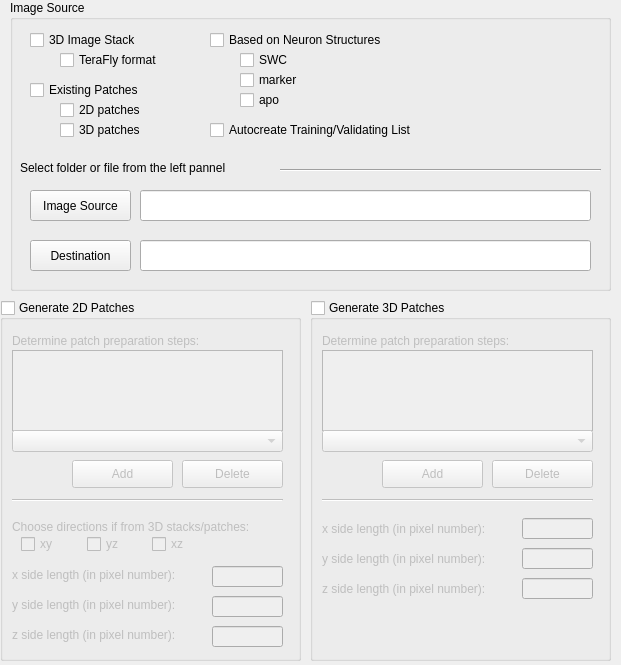
         <widget class="QWidget" name="page">
          <property name="geometry">
           <rect>
            <x>0</x>
            <y>0</y>
            <width>621</width>
            <height>665</height>
           </rect>
          </property>
          <attribute name="label">
           <string>Training/Validating Images Preparation</string>
          </attribute>
          <widget class="QGroupBox" name="groupBox_5">
           <property name="geometry">
            <rect>
             <x>10</x>
             <y>0</y>
             <width>601</width>
             <height>291</height>
            </rect>
           </property>
           <property name="sizePolicy">
            <sizepolicy hsizetype="Preferred" vsizetype="Minimum">
             <horstretch>0</horstretch>
             <verstretch>0</verstretch>
            </sizepolicy>
           </property>
           <property name="title">
            <string>Image Source</string>
           </property>
           <widget class="QCheckBox" name="checkBox_5">
            <property name="geometry">
             <rect>
              <x>50</x>
              <y>120</y>
              <width>101</width>
              <height>20</height>
             </rect>
            </property>
            <property name="font">
             <font>
              <weight>50</weight>
              <bold>false</bold>
             </font>
            </property>
            <property name="text">
             <string>3D patches</string>
            </property>
           </widget>
           <widget class="QCheckBox" name="checkBox_12">
            <property name="geometry">
             <rect>
              <x>230</x>
              <y>70</y>
              <width>111</width>
              <height>20</height>
             </rect>
            </property>
            <property name="font">
             <font>
              <weight>50</weight>
              <bold>false</bold>
             </font>
            </property>
            <property name="text">
             <string>marker</string>
            </property>
           </widget>
           <widget class="QCheckBox" name="checkBox_2">
            <property name="geometry">
             <rect>
              <x>20</x>
              <y>30</y>
              <width>161</width>
              <height>20</height>
             </rect>
            </property>
            <property name="font">
             <font>
              <weight>50</weight>
              <bold>false</bold>
             </font>
            </property>
            <property name="text">
             <string>3D Image Stack</string>
            </property>
           </widget>
           <widget class="QCheckBox" name="checkBox_14">
            <property name="geometry">
             <rect>
              <x>200</x>
              <y>120</y>
              <width>251</width>
              <height>20</height>
             </rect>
            </property>
            <property name="font">
             <font>
              <weight>50</weight>
              <bold>false</bold>
             </font>
            </property>
            <property name="text">
             <string>Autocreate Training/Validating List</string>
            </property>
           </widget>
           <widget class="QCheckBox" name="checkBox_3">
            <property name="geometry">
             <rect>
              <x>20</x>
              <y>80</y>
              <width>161</width>
              <height>20</height>
             </rect>
            </property>
            <property name="font">
             <font>
              <weight>50</weight>
              <bold>false</bold>
             </font>
            </property>
            <property name="text">
             <string>Existing Patches</string>
            </property>
           </widget>
           <widget class="QCheckBox" name="checkBox_4">
            <property name="geometry">
             <rect>
              <x>50</x>
              <y>50</y>
              <width>121</width>
              <height>20</height>
             </rect>
            </property>
            <property name="font">
             <font>
              <weight>50</weight>
              <bold>false</bold>
             </font>
            </property>
            <property name="text">
             <string>TeraFly format</string>
            </property>
           </widget>
           <widget class="QCheckBox" name="checkBox_11">
            <property name="geometry">
             <rect>
              <x>230</x>
              <y>50</y>
              <width>61</width>
              <height>20</height>
             </rect>
            </property>
            <property name="font">
             <font>
              <weight>50</weight>
              <bold>false</bold>
             </font>
            </property>
            <property name="text">
             <string>SWC</string>
            </property>
           </widget>
           <widget class="QCheckBox" name="checkBox_6">
            <property name="geometry">
             <rect>
              <x>50</x>
              <y>100</y>
              <width>101</width>
              <height>20</height>
             </rect>
            </property>
            <property name="font">
             <font>
              <weight>50</weight>
              <bold>false</bold>
             </font>
            </property>
            <property name="text">
             <string>2D patches</string>
            </property>
           </widget>
           <widget class="QCheckBox" name="checkBox_10">
            <property name="geometry">
             <rect>
              <x>200</x>
              <y>30</y>
              <width>211</width>
              <height>20</height>
             </rect>
            </property>
            <property name="font">
             <font>
              <weight>50</weight>
              <bold>false</bold>
             </font>
            </property>
            <property name="text">
             <string>Based on Neuron Structures</string>
            </property>
           </widget>
           <widget class="QCheckBox" name="checkBox_13">
            <property name="geometry">
             <rect>
              <x>230</x>
              <y>90</y>
              <width>61</width>
              <height>20</height>
             </rect>
            </property>
            <property name="font">
             <font>
              <weight>50</weight>
              <bold>false</bold>
             </font>
            </property>
            <property name="text">
             <string>apo</string>
            </property>
           </widget>
           <widget class="QLabel" name="label">
            <property name="geometry">
             <rect>
              <x>10</x>
              <y>160</y>
              <width>251</width>
              <height>16</height>
             </rect>
            </property>
            <property name="text">
             <string>Select folder or file from the left pannel</string>
            </property>
           </widget>
           <widget class="Line" name="line">
            <property name="geometry">
             <rect>
              <x>270</x>
              <y>160</y>
              <width>321</width>
              <height>20</height>
             </rect>
            </property>
            <property name="font">
             <font>
              <strikeout>false</strikeout>
             </font>
            </property>
            <property name="orientation">
             <enum>Qt::Horizontal</enum>
            </property>
           </widget>
           <widget class="QLineEdit" name="lineEdit_8">
            <property name="geometry">
             <rect>
              <x>130</x>
              <y>240</y>
              <width>451</width>
              <height>31</height>
             </rect>
            </property>
            <property name="font">
             <font>
              <weight>50</weight>
              <bold>false</bold>
             </font>
            </property>
           </widget>
           <widget class="QPushButton" name="pushButton_2">
            <property name="enabled">
             <bool>true</bool>
            </property>
            <property name="geometry">
             <rect>
              <x>20</x>
              <y>190</y>
              <width>101</width>
              <height>31</height>
             </rect>
            </property>
            <property name="font">
             <font>
              <weight>50</weight>
              <bold>false</bold>
             </font>
            </property>
            <property name="text">
             <string>Image Source</string>
            </property>
           </widget>
           <widget class="QPushButton" name="pushButton_3">
            <property name="enabled">
             <bool>true</bool>
            </property>
            <property name="geometry">
             <rect>
              <x>20</x>
              <y>240</y>
              <width>101</width>
              <height>31</height>
             </rect>
            </property>
            <property name="font">
             <font>
              <weight>50</weight>
              <bold>false</bold>
             </font>
            </property>
            <property name="text">
             <string>Destination</string>
            </property>
           </widget>
           <widget class="QLineEdit" name="lineEdit_7">
            <property name="geometry">
             <rect>
              <x>130</x>
              <y>190</y>
              <width>451</width>
              <height>31</height>
             </rect>
            </property>
            <property name="font">
             <font>
              <weight>50</weight>
              <bold>false</bold>
             </font>
            </property>
           </widget>
          </widget>
          <widget class="QGroupBox" name="groupBox_3">
           <property name="geometry">
            <rect>
             <x>310</x>
             <y>300</y>
             <width>301</width>
             <height>361</height>
            </rect>
           </property>
           <property name="title">
            <string>Generate 3D Patches</string>
           </property>
           <property name="checkable">
            <bool>true</bool>
           </property>
           <property name="checked">
            <bool>false</bool>
           </property>
           <widget class="QWidget" name="widget_7" native="true">
            <property name="enabled">
             <bool>true</bool>
            </property>
            <property name="geometry">
             <rect>
              <x>12</x>
              <y>30</y>
              <width>277</width>
              <height>171</height>
             </rect>
            </property>
            <widget class="QLabel" name="label_5">
             <property name="enabled">
              <bool>true</bool>
             </property>
             <property name="geometry">
              <rect>
               <x>0</x>
               <y>0</y>
               <width>231</width>
               <height>21</height>
              </rect>
             </property>
             <property name="font">
              <font>
               <weight>50</weight>
               <bold>false</bold>
              </font>
             </property>
             <property name="text">
              <string>Determine patch preparation steps:</string>
             </property>
            </widget>
            <widget class="QListView" name="listView_2">
             <property name="enabled">
              <bool>true</bool>
             </property>
             <property name="geometry">
              <rect>
               <x>0</x>
               <y>20</y>
               <width>271</width>
               <height>81</height>
              </rect>
             </property>
             <property name="dragDropMode">
              <enum>QAbstractItemView::InternalMove</enum>
             </property>
             <property name="defaultDropAction">
              <enum>Qt::MoveAction</enum>
             </property>
             <property name="selectionBehavior">
              <enum>QAbstractItemView::SelectItems</enum>
             </property>
            </widget>
            <widget class="QComboBox" name="comboBox_2">
             <property name="enabled">
              <bool>true</bool>
             </property>
             <property name="geometry">
              <rect>
               <x>0</x>
               <y>100</y>
               <width>271</width>
               <height>22</height>
              </rect>
             </property>
             <property name="font">
              <font>
               <weight>50</weight>
               <bold>false</bold>
              </font>
             </property>
            </widget>
            <widget class="QPushButton" name="pushButton_6">
             <property name="enabled">
              <bool>true</bool>
             </property>
             <property name="geometry">
              <rect>
               <x>170</x>
               <y>130</y>
               <width>101</width>
               <height>28</height>
              </rect>
             </property>
             <property name="font">
              <font>
               <weight>50</weight>
               <bold>false</bold>
              </font>
             </property>
             <property name="text">
              <string>Delete</string>
             </property>
            </widget>
            <widget class="QPushButton" name="pushButton_4">
             <property name="enabled">
              <bool>true</bool>
             </property>
             <property name="geometry">
              <rect>
               <x>60</x>
               <y>130</y>
               <width>101</width>
               <height>28</height>
              </rect>
             </property>
             <property name="font">
              <font>
               <weight>50</weight>
               <bold>false</bold>
              </font>
             </property>
             <property name="text">
              <string>Add</string>
             </property>
            </widget>
            <widget class="Line" name="line_3">
             <property name="geometry">
              <rect>
               <x>0</x>
               <y>160</y>
               <width>271</width>
               <height>20</height>
              </rect>
             </property>
             <property name="font">
              <font>
               <strikeout>false</strikeout>
              </font>
             </property>
             <property name="orientation">
              <enum>Qt::Horizontal</enum>
             </property>
            </widget>
           </widget>
           <widget class="QWidget" name="widget_8" native="true">
            <property name="enabled">
             <bool>true</bool>
            </property>
            <property name="geometry">
             <rect>
              <x>12</x>
              <y>208</y>
              <width>277</width>
              <height>111</height>
             </rect>
            </property>
            <widget class="QLineEdit" name="lineEdit_14">
             <property name="enabled">
              <bool>true</bool>
             </property>
             <property name="geometry">
              <rect>
               <x>200</x>
               <y>70</y>
               <width>71</width>
               <height>21</height>
              </rect>
             </property>
             <property name="font">
              <font>
               <weight>50</weight>
               <bold>false</bold>
              </font>
             </property>
            </widget>
            <widget class="QLabel" name="label_9">
             <property name="enabled">
              <bool>true</bool>
             </property>
             <property name="geometry">
              <rect>
               <x>0</x>
               <y>40</y>
               <width>201</width>
               <height>21</height>
              </rect>
             </property>
             <property name="font">
              <font>
               <weight>50</weight>
               <bold>false</bold>
              </font>
             </property>
             <property name="text">
              <string>y side length (in pixel number):</string>
             </property>
            </widget>
            <widget class="QLabel" name="label_6">
             <property name="enabled">
              <bool>true</bool>
             </property>
             <property name="geometry">
              <rect>
               <x>0</x>
               <y>10</y>
               <width>201</width>
               <height>21</height>
              </rect>
             </property>
             <property name="font">
              <font>
               <weight>50</weight>
               <bold>false</bold>
              </font>
             </property>
             <property name="text">
              <string>x side length (in pixel number):</string>
             </property>
            </widget>
            <widget class="QLabel" name="label_10">
             <property name="enabled">
              <bool>true</bool>
             </property>
             <property name="geometry">
              <rect>
               <x>0</x>
               <y>70</y>
               <width>201</width>
               <height>21</height>
              </rect>
             </property>
             <property name="font">
              <font>
               <weight>50</weight>
               <bold>false</bold>
              </font>
             </property>
             <property name="text">
              <string>z side length (in pixel number):</string>
             </property>
            </widget>
            <widget class="QLineEdit" name="lineEdit_12">
             <property name="enabled">
              <bool>true</bool>
             </property>
             <property name="geometry">
              <rect>
               <x>200</x>
               <y>40</y>
               <width>71</width>
               <height>21</height>
              </rect>
             </property>
             <property name="font">
              <font>
               <weight>50</weight>
               <bold>false</bold>
              </font>
             </property>
            </widget>
            <widget class="QLineEdit" name="lineEdit_13">
             <property name="enabled">
              <bool>true</bool>
             </property>
             <property name="geometry">
              <rect>
               <x>200</x>
               <y>10</y>
               <width>71</width>
               <height>21</height>
              </rect>
             </property>
             <property name="font">
              <font>
               <weight>50</weight>
               <bold>false</bold>
              </font>
             </property>
            </widget>
           </widget>
          </widget>
          <widget class="QGroupBox" name="groupBox_4">
           <property name="geometry">
            <rect>
             <x>0</x>
             <y>300</y>
             <width>301</width>
             <height>361</height>
            </rect>
           </property>
           <property name="title">
            <string>Generate 2D Patches</string>
           </property>
           <property name="checkable">
            <bool>true</bool>
           </property>
           <property name="checked">
            <bool>false</bool>
           </property>
           <widget class="QWidget" name="widget_5" native="true">
            <property name="enabled">
             <bool>true</bool>
            </property>
            <property name="geometry">
             <rect>
              <x>12</x>
              <y>30</y>
              <width>277</width>
              <height>176</height>
             </rect>
            </property>
            <widget class="QLabel" name="label_2">
             <property name="enabled">
              <bool>true</bool>
             </property>
             <property name="geometry">
              <rect>
               <x>0</x>
               <y>0</y>
               <width>231</width>
               <height>21</height>
              </rect>
             </property>
             <property name="font">
              <font>
               <weight>50</weight>
               <bold>false</bold>
              </font>
             </property>
             <property name="text">
              <string>Determine patch preparation steps:</string>
             </property>
            </widget>
            <widget class="QListView" name="listView">
             <property name="enabled">
              <bool>true</bool>
             </property>
             <property name="geometry">
              <rect>
               <x>0</x>
               <y>20</y>
               <width>271</width>
               <height>81</height>
              </rect>
             </property>
             <property name="dragDropMode">
              <enum>QAbstractItemView::InternalMove</enum>
             </property>
             <property name="defaultDropAction">
              <enum>Qt::MoveAction</enum>
             </property>
             <property name="selectionBehavior">
              <enum>QAbstractItemView::SelectItems</enum>
             </property>
            </widget>
            <widget class="QComboBox" name="comboBox">
             <property name="enabled">
              <bool>true</bool>
             </property>
             <property name="geometry">
              <rect>
               <x>0</x>
               <y>100</y>
               <width>271</width>
               <height>22</height>
              </rect>
             </property>
             <property name="font">
              <font>
               <weight>50</weight>
               <bold>false</bold>
              </font>
             </property>
            </widget>
            <widget class="QPushButton" name="pushButton_5">
             <property name="enabled">
              <bool>true</bool>
             </property>
             <property name="geometry">
              <rect>
               <x>170</x>
               <y>130</y>
               <width>101</width>
               <height>28</height>
              </rect>
             </property>
             <property name="font">
              <font>
               <weight>50</weight>
               <bold>false</bold>
              </font>
             </property>
             <property name="text">
              <string>Delete</string>
             </property>
            </widget>
            <widget class="QPushButton" name="pushButton">
             <property name="enabled">
              <bool>true</bool>
             </property>
             <property name="geometry">
              <rect>
               <x>60</x>
               <y>130</y>
               <width>101</width>
               <height>28</height>
              </rect>
             </property>
             <property name="font">
              <font>
               <weight>50</weight>
               <bold>false</bold>
              </font>
             </property>
             <property name="text">
              <string>Add</string>
             </property>
            </widget>
            <widget class="Line" name="line_2">
             <property name="geometry">
              <rect>
               <x>0</x>
               <y>160</y>
               <width>271</width>
               <height>20</height>
              </rect>
             </property>
             <property name="font">
              <font>
               <strikeout>false</strikeout>
              </font>
             </property>
             <property name="orientation">
              <enum>Qt::Horizontal</enum>
             </property>
            </widget>
           </widget>
           <widget class="QWidget" name="widget_6" native="true">
            <property name="enabled">
             <bool>true</bool>
            </property>
            <property name="geometry">
             <rect>
              <x>12</x>
              <y>213</y>
              <width>277</width>
              <height>141</height>
             </rect>
            </property>
            <widget class="QLabel" name="label_3">
             <property name="enabled">
              <bool>true</bool>
             </property>
             <property name="geometry">
              <rect>
               <x>0</x>
               <y>0</y>
               <width>281</width>
               <height>27</height>
              </rect>
             </property>
             <property name="font">
              <font>
               <weight>50</weight>
               <bold>false</bold>
              </font>
             </property>
             <property name="text">
              <string>Choose directions if from 3D stacks/patches:</string>
             </property>
            </widget>
            <widget class="QCheckBox" name="checkBox_7">
             <property name="enabled">
              <bool>true</bool>
             </property>
             <property name="geometry">
              <rect>
               <x>9</x>
               <y>20</y>
               <width>41</width>
               <height>22</height>
              </rect>
             </property>
             <property name="font">
              <font>
               <weight>50</weight>
               <bold>false</bold>
              </font>
             </property>
             <property name="text">
              <string>xy</string>
             </property>
            </widget>
            <widget class="QCheckBox" name="checkBox_8">
             <property name="enabled">
              <bool>true</bool>
             </property>
             <property name="geometry">
              <rect>
               <x>75</x>
               <y>20</y>
               <width>40</width>
               <height>22</height>
              </rect>
             </property>
             <property name="font">
              <font>
               <weight>50</weight>
               <bold>false</bold>
              </font>
             </property>
             <property name="text">
              <string>yz</string>
             </property>
            </widget>
            <widget class="QCheckBox" name="checkBox_9">
             <property name="enabled">
              <bool>true</bool>
             </property>
             <property name="geometry">
              <rect>
               <x>140</x>
               <y>20</y>
               <width>40</width>
               <height>22</height>
              </rect>
             </property>
             <property name="font">
              <font>
               <weight>50</weight>
               <bold>false</bold>
              </font>
             </property>
             <property name="text">
              <string>xz</string>
             </property>
            </widget>
            <widget class="QLabel" name="label_4">
             <property name="enabled">
              <bool>true</bool>
             </property>
             <property name="geometry">
              <rect>
               <x>0</x>
               <y>50</y>
               <width>201</width>
               <height>24</height>
              </rect>
             </property>
             <property name="font">
              <font>
               <weight>50</weight>
               <bold>false</bold>
              </font>
             </property>
             <property name="text">
              <string>x side length (in pixel number):</string>
             </property>
            </widget>
            <widget class="QLineEdit" name="lineEdit_9">
             <property name="enabled">
              <bool>true</bool>
             </property>
             <property name="geometry">
              <rect>
               <x>200</x>
               <y>53</y>
               <width>71</width>
               <height>21</height>
              </rect>
             </property>
             <property name="font">
              <font>
               <weight>50</weight>
               <bold>false</bold>
              </font>
             </property>
            </widget>
            <widget class="QLabel" name="label_7">
             <property name="enabled">
              <bool>true</bool>
             </property>
             <property name="geometry">
              <rect>
               <x>0</x>
               <y>80</y>
               <width>201</width>
               <height>24</height>
              </rect>
             </property>
             <property name="font">
              <font>
               <weight>50</weight>
               <bold>false</bold>
              </font>
             </property>
             <property name="text">
              <string>y side length (in pixel number):</string>
             </property>
            </widget>
            <widget class="QLineEdit" name="lineEdit_10">
             <property name="enabled">
              <bool>true</bool>
             </property>
             <property name="geometry">
              <rect>
               <x>200</x>
               <y>83</y>
               <width>71</width>
               <height>21</height>
              </rect>
             </property>
             <property name="font">
              <font>
               <weight>50</weight>
               <bold>false</bold>
              </font>
             </property>
            </widget>
            <widget class="QLabel" name="label_8">
             <property name="enabled">
              <bool>true</bool>
             </property>
             <property name="geometry">
              <rect>
               <x>0</x>
               <y>110</y>
               <width>201</width>
               <height>24</height>
              </rect>
             </property>
             <property name="font">
              <font>
               <weight>50</weight>
               <bold>false</bold>
              </font>
             </property>
             <property name="text">
              <string>z side length (in pixel number):</string>
             </property>
            </widget>
            <widget class="QLineEdit" name="lineEdit_11">
             <property name="enabled">
              <bool>true</bool>
             </property>
             <property name="geometry">
              <rect>
               <x>200</x>
               <y>113</y>
               <width>71</width>
               <height>21</height>
              </rect>
             </property>
             <property name="font">
              <font>
               <weight>50</weight>
               <bold>false</bold>
              </font>
             </property>
            </widget>
           </widget>
          </widget>
         </widget>
